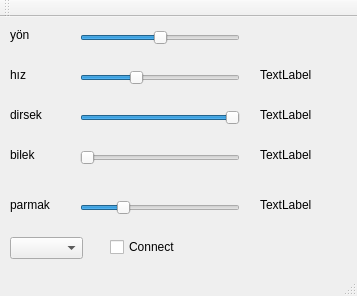
<?xml version="1.0" encoding="UTF-8"?>
<ui version="4.0">
 <class>dialog</class>
 <widget class="QMainWindow" name="dialog">
  <property name="geometry">
   <rect>
    <x>0</x>
    <y>0</y>
    <width>357</width>
    <height>296</height>
   </rect>
  </property>
  <property name="windowTitle">
   <string>dialog</string>
  </property>
  <widget class="QWidget" name="centralWidget">
   <widget class="QSlider" name="alttabla_slider">
    <property name="geometry">
     <rect>
      <x>80</x>
      <y>10</y>
      <width>160</width>
      <height>22</height>
     </rect>
    </property>
    <property name="minimum">
     <number>-300</number>
    </property>
    <property name="maximum">
     <number>300</number>
    </property>
    <property name="singleStep">
     <number>0</number>
    </property>
    <property name="pageStep">
     <number>10</number>
    </property>
    <property name="value">
     <number>0</number>
    </property>
    <property name="sliderPosition">
     <number>0</number>
    </property>
    <property name="orientation">
     <enum>Qt::Horizontal</enum>
    </property>
   </widget>
   <widget class="QSlider" name="omuz_slider">
    <property name="geometry">
     <rect>
      <x>80</x>
      <y>50</y>
      <width>160</width>
      <height>22</height>
     </rect>
    </property>
    <property name="minimum">
     <number>0</number>
    </property>
    <property name="maximum">
     <number>2000</number>
    </property>
    <property name="singleStep">
     <number>25</number>
    </property>
    <property name="value">
     <number>680</number>
    </property>
    <property name="sliderPosition">
     <number>680</number>
    </property>
    <property name="orientation">
     <enum>Qt::Horizontal</enum>
    </property>
   </widget>
   <widget class="QSlider" name="dirsek_slider">
    <property name="geometry">
     <rect>
      <x>80</x>
      <y>90</y>
      <width>160</width>
      <height>22</height>
     </rect>
    </property>
    <property name="minimum">
     <number>0</number>
    </property>
    <property name="maximum">
     <number>180</number>
    </property>
    <property name="sliderPosition">
     <number>180</number>
    </property>
    <property name="orientation">
     <enum>Qt::Horizontal</enum>
    </property>
   </widget>
   <widget class="QSlider" name="bilek_slider">
    <property name="geometry">
     <rect>
      <x>80</x>
      <y>130</y>
      <width>160</width>
      <height>22</height>
     </rect>
    </property>
    <property name="minimum">
     <number>0</number>
    </property>
    <property name="maximum">
     <number>180</number>
    </property>
    <property name="orientation">
     <enum>Qt::Horizontal</enum>
    </property>
   </widget>
   <widget class="QSlider" name="parmak_slider">
    <property name="geometry">
     <rect>
      <x>80</x>
      <y>180</y>
      <width>160</width>
      <height>22</height>
     </rect>
    </property>
    <property name="maximum">
     <number>180</number>
    </property>
    <property name="sliderPosition">
     <number>45</number>
    </property>
    <property name="orientation">
     <enum>Qt::Horizontal</enum>
    </property>
   </widget>
   <widget class="QLabel" name="label">
    <property name="geometry">
     <rect>
      <x>10</x>
      <y>10</y>
      <width>55</width>
      <height>16</height>
     </rect>
    </property>
    <property name="text">
     <string>yön</string>
    </property>
   </widget>
   <widget class="QLabel" name="label_2">
    <property name="geometry">
     <rect>
      <x>10</x>
      <y>50</y>
      <width>55</width>
      <height>16</height>
     </rect>
    </property>
    <property name="text">
     <string>hız</string>
    </property>
   </widget>
   <widget class="QLabel" name="label_3">
    <property name="geometry">
     <rect>
      <x>10</x>
      <y>90</y>
      <width>55</width>
      <height>16</height>
     </rect>
    </property>
    <property name="text">
     <string>dirsek</string>
    </property>
   </widget>
   <widget class="QLabel" name="label_4">
    <property name="geometry">
     <rect>
      <x>10</x>
      <y>130</y>
      <width>55</width>
      <height>16</height>
     </rect>
    </property>
    <property name="text">
     <string>bilek</string>
    </property>
   </widget>
   <widget class="QLabel" name="label_5">
    <property name="geometry">
     <rect>
      <x>10</x>
      <y>180</y>
      <width>55</width>
      <height>16</height>
     </rect>
    </property>
    <property name="text">
     <string>parmak</string>
    </property>
   </widget>
   <widget class="QLabel" name="alttabla_text_value">
    <property name="geometry">
     <rect>
      <x>260</x>
      <y>10</y>
      <width>55</width>
      <height>16</height>
     </rect>
    </property>
    <property name="text">
     <string/>
    </property>
   </widget>
   <widget class="QLabel" name="omuz_text_value">
    <property name="geometry">
     <rect>
      <x>260</x>
      <y>50</y>
      <width>55</width>
      <height>16</height>
     </rect>
    </property>
    <property name="text">
     <string>TextLabel</string>
    </property>
   </widget>
   <widget class="QLabel" name="dirsek_text_value">
    <property name="geometry">
     <rect>
      <x>260</x>
      <y>90</y>
      <width>55</width>
      <height>16</height>
     </rect>
    </property>
    <property name="text">
     <string>TextLabel</string>
    </property>
   </widget>
   <widget class="QLabel" name="bilek_text_value">
    <property name="geometry">
     <rect>
      <x>260</x>
      <y>130</y>
      <width>55</width>
      <height>16</height>
     </rect>
    </property>
    <property name="text">
     <string>TextLabel</string>
    </property>
   </widget>
   <widget class="QLabel" name="parmak_text_value">
    <property name="geometry">
     <rect>
      <x>260</x>
      <y>180</y>
      <width>55</width>
      <height>16</height>
     </rect>
    </property>
    <property name="text">
     <string>TextLabel</string>
    </property>
   </widget>
   <widget class="QCheckBox" name="connectCheckBox">
    <property name="geometry">
     <rect>
      <x>110</x>
      <y>220</y>
      <width>81</width>
      <height>20</height>
     </rect>
    </property>
    <property name="text">
     <string>Connect</string>
    </property>
   </widget>
   <widget class="QComboBox" name="com">
    <property name="geometry">
     <rect>
      <x>10</x>
      <y>220</y>
      <width>73</width>
      <height>22</height>
     </rect>
    </property>
   </widget>
  </widget>
  <widget class="QMenuBar" name="menuBar">
   <property name="geometry">
    <rect>
     <x>0</x>
     <y>0</y>
     <width>357</width>
     <height>25</height>
    </rect>
   </property>
  </widget>
  <widget class="QToolBar" name="mainToolBar">
   <attribute name="toolBarArea">
    <enum>TopToolBarArea</enum>
   </attribute>
   <attribute name="toolBarBreak">
    <bool>false</bool>
   </attribute>
  </widget>
  <widget class="QStatusBar" name="statusBar"/>
 </widget>
 <layoutdefault spacing="6" margin="11"/>
 <resources/>
 <connections/>
</ui>
